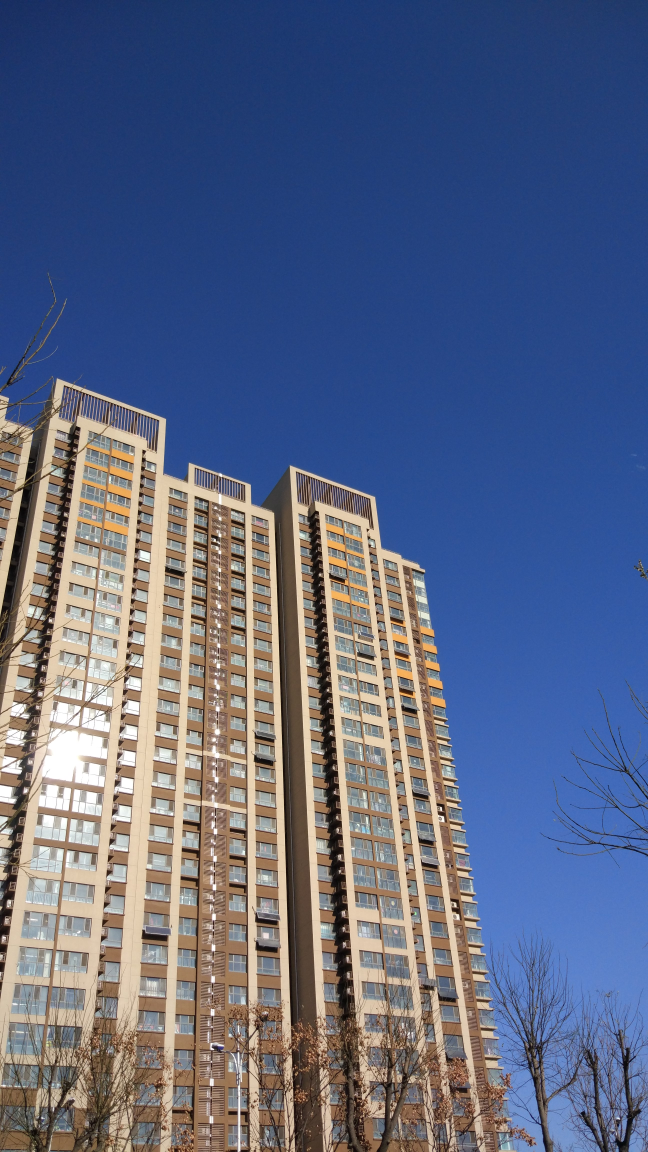
//> input picture building.jpg, 2592 x 4608 px (shown at 1/4 size)
$ ./Exercises_9_1-2-10-11-12-15-16 building.jpg   (built with g++ and OpenCV 4)
//> lines starting //> are read from the running program, lines starting //| are printed output that depends on the picture; after the words box and inside, x2 and y2 are one past the last pixel; in counts of white or black regions, pixels touching at a corner belong together
//Exercises_9_1-2-10-11-12-15-16.cpp Exercises at end of Chapter 8
#include <opencv2/opencv.hpp>
#include <iostream>

using namespace cv;
using namespace std;


void help(const char **argv) {
	cout << "\n\n"
		<< "This program solves the Exercise 1、2、10、11、12、15 and 16 at the end of Chapter 9 \n"
		<< "Call:\n"
		<< argv[0] << " <path/image_name>\n\n"
		<< "For example: ./" << argv[0] << " ../lena.jpg\n"
		<< endl;
}

int main( int argc, const char** argv )
{
	help(argv);
	if(argc < 2) {
		cout << "\nERROR: You had too few parameters.\n" << endl;
		return -1;
	}
	Mat src ;
	Mat gray;
	Mat mask;
	Mat temp;
	Mat temp2;
	/************************************************************************/
	/* 1.  Load an image with interesting textures. Smooth the image in several ways using
	cv::smooth() with smoothtype=cv::GAUSSIAN.
	a.  Use a symmetric 3 × 3, 5 × 5, 9 × 9, and 11 × 11 smoothing window size and
	display the results.
	b.  Are the output results nearly the same by smoothing the image twice with a
	5 × 5 Gaussian filter as when you smooth once with two 11 × 11 filters? Why
	or why not?                                                                     */
	/************************************************************************/
	src = imread(argv[1]);
//> src is the input picture: 4608 rows x 2592 cols, CV_8UC3; mean B, G, R 131.7, 102.8, 92.2
	if (src.empty())
	{
		cout << "\nERROR: parameters is not a image name.\n" << endl;
		return -1;
	}
	double minPixelValue, maxPixelValue;
	//a
	Mat smooth33;Mat smooth55;Mat smooth99;Mat smooth111;
	GaussianBlur(src,smooth33,cv::Size(3,3),0);
	GaussianBlur(src,smooth55,cv::Size(5,5),0);
	GaussianBlur(src,smooth99,cv::Size(9,9),0);
	GaussianBlur(src,smooth111,cv::Size(11,11),0);
	//b
	GaussianBlur(smooth55,smooth55,cv::Size(5,5),0);
	temp = smooth55 - smooth111;
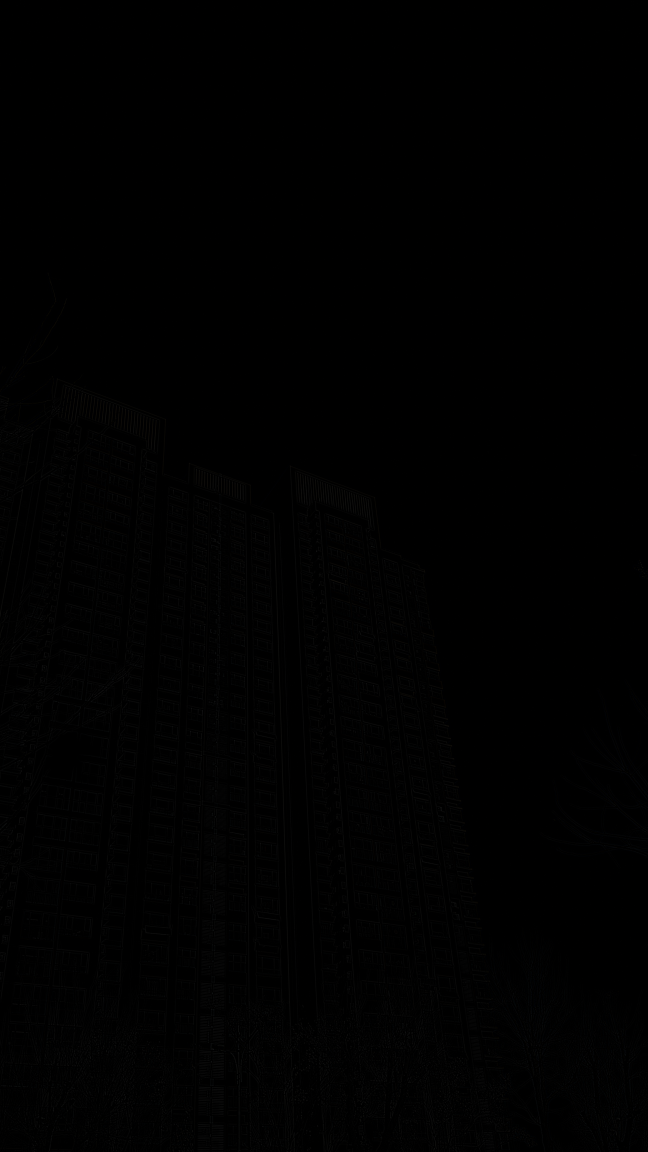
//> temp: 4608 rows x 2592 cols, CV_8UC3 (shown at 1/4 size); mean B, G, R 0.8, 0.8, 0.8
	cv::minMaxIdx(temp, &minPixelValue, &maxPixelValue);
//> minPixelValue = 0; maxPixelValue = 32
	// maxPixelVaule  = 19 ,the result is " 5 × 5 Gaussian filter twice" is much like "11 × 11 filters"

	/************************************************************************/
	/* 2.  Create a 100 × 100 single-channel image. Set all pixels to 0. Finally, set the center
	pixel equal to 255.
	a.  Smooth this image with a 5 × 5 Gaussian filter and display the results. What
	did you find?
	b.  Do this again but with a 9 × 9 Gaussian filter.
	c.  What does it look like if you start over and smooth the image twice with the 5
	× 5 filter? Compare this with the 9 × 9 results. Are they nearly the same? Why
	or why not?
	*/
	/************************************************************************/
	Mat singleChanel100 = Mat(100,100,CV_8U,Scalar(0));
	singleChanel100.at<uchar>(50,50) = 255;

	//a
	GaussianBlur(singleChanel100,temp,cv::Size(5,5),0);
//> temp: 100 rows x 100 cols, CV_8UC1
	imshow("5 × 5 Gaussian filter",temp);
	//b
	GaussianBlur(singleChanel100,temp,cv::Size(9,9),0);
//> temp: 100 rows x 100 cols, CV_8UC1; min 0, max 14, mean 0.0262
	imshow("9 × 9Gaussian filter",temp);
	//c
	GaussianBlur(singleChanel100,temp,cv::Size(5,5),0);
	GaussianBlur(temp,temp,cv::Size(5,5),0);
//> temp: 100 rows x 100 cols, CV_8UC1; min 0, max 19, mean 0.0251
	GaussianBlur(singleChanel100,temp2,cv::Size(9,9),0);
	absdiff(temp,temp2,temp2);
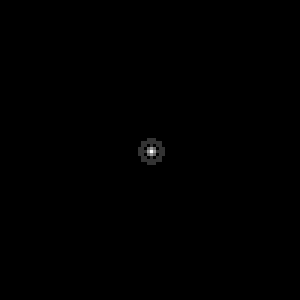
//> temp2: 100 rows x 100 cols, CV_8UC1 (shown 3 times larger); min 0, max 5, mean 0.0069; drawn with min black and max white
	cv::minMaxIdx(temp2, &minPixelValue, &maxPixelValue);
//> maxPixelValue = 5
	//maxPixelVaule = 5,the result are nearly the same
	/************************************************************************/
	/* 10.  Create  a  low-variance  random  image  (use  a  random  number  call  such  that  the
	numbers don’t differ by much more than three and most numbers are near zero).
	Load  the  image  into  a  drawing  program  such  as  PowerPoint,  and  then  draw  a
	wheel  of  lines  meeting  at  a  single  point.  Use  bilateral  filtering  on  the  resulting
	image and explain the results.                                                                     */
	/************************************************************************/
	Mat matLowVariance  = Mat(512,512,CV_8U,Scalar(0));
	RNG arng = cv::theRNG();
	arng.fill(matLowVariance,RNG::UNIFORM,0,30);
	//draw a wheel of lines meeting at the center
	line(matLowVariance,Point(256,256),Point(256,256-100),Scalar(255),1);
//> matLowVariance: 512 rows x 512 cols, CV_8UC1; min 0, max 255, mean 14.6
	line(matLowVariance,Point(256,256),Point(256+100,256+100),Scalar(255),1);
//> matLowVariance: 512 rows x 512 cols, CV_8UC1; min 0, max 255, mean 14.7
	line(matLowVariance,Point(256,256),Point(256+100,256),Scalar(255),1);
//> matLowVariance: 512 rows x 512 cols, CV_8UC1; min 0, max 255, mean 14.8
	line(matLowVariance,Point(256,256),Point(256+100,256-100),Scalar(255),1);
//> matLowVariance: 512 rows x 512 cols, CV_8UC1; min 0, max 255, mean 14.9
	line(matLowVariance,Point(256,256),Point(256,256+100),Scalar(255),1);
//> matLowVariance: 512 rows x 512 cols, CV_8UC1; min 0, max 255, mean 15
	line(matLowVariance,Point(256,256),Point(256-100,256-100),Scalar(255),1);
//> matLowVariance: 512 rows x 512 cols, CV_8UC1; min 0, max 255, mean 15.1
	line(matLowVariance,Point(256,256),Point(256-100,256),Scalar(255),1);
//> matLowVariance: 512 rows x 512 cols, CV_8UC1; min 0, max 255, mean 15.1
	line(matLowVariance,Point(256,256),Point(256-100,256+100),Scalar(255),1);
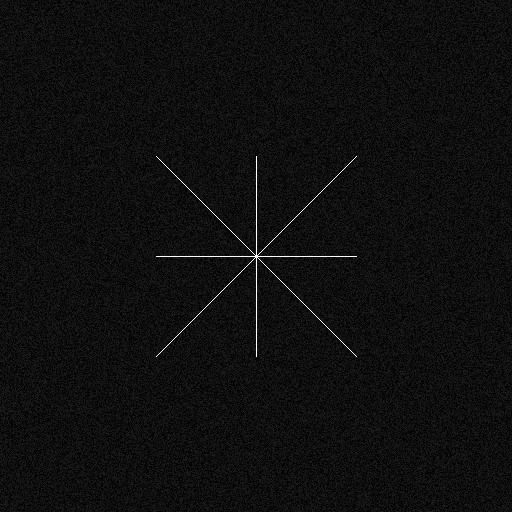
//> matLowVariance: 512 rows x 512 cols, CV_8UC1; min 0, max 255, mean 15.2
	imshow("a wheel  of  lines  meeting  at  a  single  point",matLowVariance);
	bilateralFilter(matLowVariance,temp,5,10.0,2.0);
//> temp: 512 rows x 512 cols, CV_8UC1
	imshow("bilateralFilter",temp);
	/************************************************************************/
	/* 11.  Load an image of a scene and convert it to grayscale.
	a.  Run  the  morphological  Top  Hat  operation  on  your  image  and  display  theresults.
	b.  Convert the resulting image into an 8-bit mask.
	c.  Copy a grayscale value into the original image where the Top Hat mask (from
	Part b of this exercise) is nonzero. Display the results.                                                                     */
	/************************************************************************/
	cvtColor(src,gray,COLOR_BGR2GRAY);
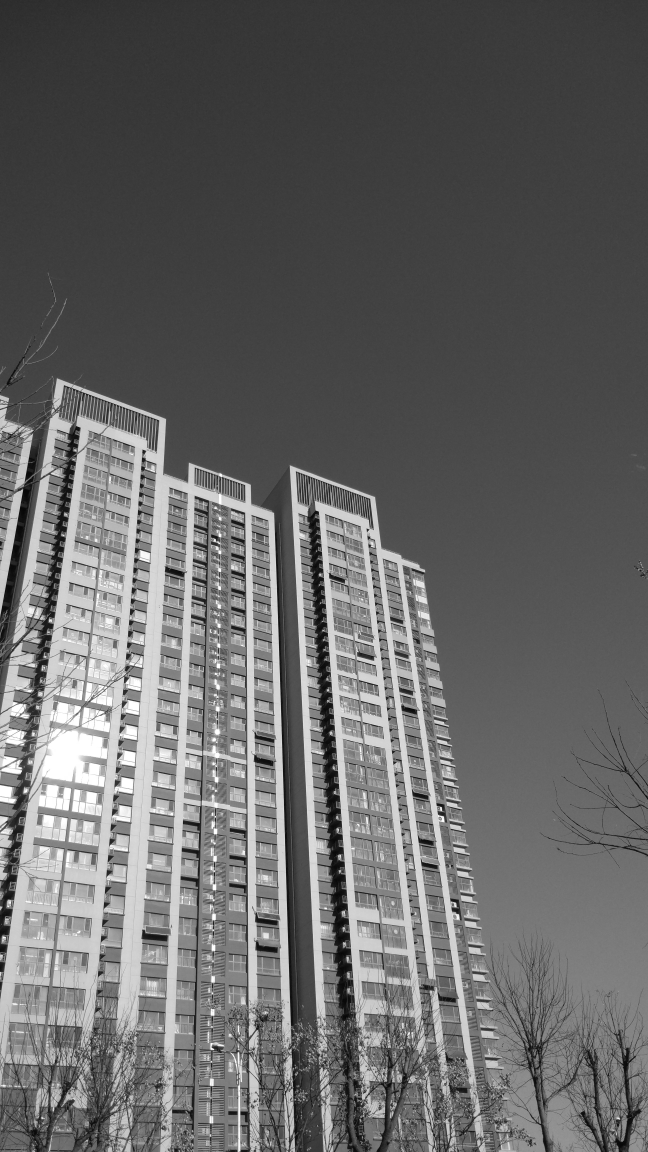
//> gray: 4608 rows x 2592 cols, CV_8UC1 (shown at 1/4 size); min 0, max 255, mean 102.9
	//a
	morphologyEx(gray,temp,cv::MORPH_TOPHAT,Mat());
//> temp: 4608 rows x 2592 cols, CV_8UC1
	imshow(" morphological  Top  Hat",temp);
	//b
	temp.convertTo(mask,CV_8UC1);
	//c
	cvtColor(gray,gray,COLOR_GRAY2BGR);
//> gray: 4608 rows x 2592 cols, CV_8UC3
	gray.copyTo(src,mask);
	imshow("execrise 11 result",src);
	/************************************************************************/
	/* 12.  Load an image with many details.
	a.  Use resize() to reduce the image by a factor of 2 in each dimension (hence
	the image will be reduced by a factor of 4). Do this three times and display the
	results.
	b.  Now take the original image and use cv::pyrDown() to reduce it three times,
	and then display the results.
	c.  How are the two results different? Why are the approaches different?
	*/
	/************************************************************************/
	//a
	Mat matResize;
	resize(src,matResize,cv::Size(0,0),0.5,0.5);
	resize(matResize,matResize,cv::Size(0,0),0.5,0.5);
//> matResize: 1152 rows x 648 cols, CV_8UC3
	resize(matResize,matResize,cv::Size(0,0),0.5,0.5);
//> matResize: 576 rows x 324 cols, CV_8UC3
	imshow("resize 3 times",matResize);
	//b
	Mat	matPyrDown;
	pyrDown(src,matPyrDown);
	pyrDown(matPyrDown,matPyrDown);
//> matPyrDown: 1152 rows x 648 cols, CV_8UC3
	pyrDown(matPyrDown,matPyrDown);
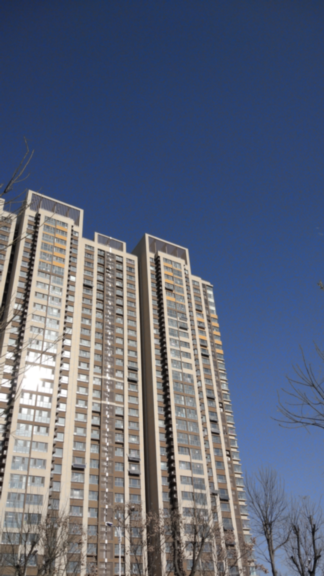
//> matPyrDown: 576 rows x 324 cols, CV_8UC3; mean B, G, R 123, 103, 95.1
	imshow("pyrDown 3 times",matPyrDown);
	//c
	absdiff(matResize,matPyrDown,temp);
//> temp: 576 rows x 324 cols, CV_8UC3
	imshow("two results of resize and pyDown diff",temp);
	/************************************************************************/
	/* 15.  Use  cv::filter2D()  to  create  a  filter  that  detects  only  60-degree  lines  in  an
	image. Display the results on a sufficiently interesting image scene.                                                                     */
	/************************************************************************/
	Mat matWithLines = Mat(512,512,CV_8UC1,Scalar(0));
	// create 9 lines
	for (int i=0;i<9;i++)
	{
		line(matWithLines,Point(arng.uniform(0,512),arng.uniform(0,521)),Point(arng.uniform(0,512),arng.uniform(0,521)),Scalar(255),1);
	}
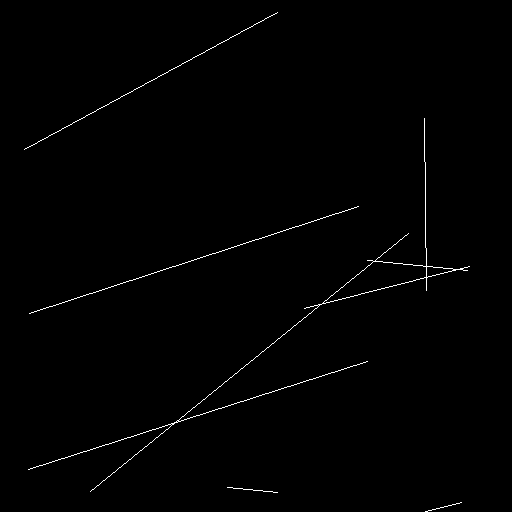
//> matWithLines: 512 rows x 512 cols, CV_8UC1; 0.67% white in thin lines or dots, all inside (x1, y1, x2, y2) = (24, 12, 470, 512)
	//45 degree line
	line(matWithLines,Point(0,512),Point(512,0),Scalar(255),1);
//> matWithLines: 512 rows x 512 cols, CV_8UC1; 0.87% white in thin lines or dots
	matWithLines.convertTo(matWithLines,CV_32FC1,1.0/255);
	// detects  only  45-degree lines
	Mat matKernel = Mat(3,3,CV_32FC1,Scalar(0));
    matKernel.at<float>(0,0) =  0 ;
	matKernel.at<float>(0,1) =  0 ;
	matKernel.at<float>(0,2) =  1.0/3 ;
	matKernel.at<float>(1,0) =  0 ;
	matKernel.at<float>(1,1) =  1.0/3 ;
	matKernel.at<float>(1,2) =  0 ;
	matKernel.at<float>(2,0) =  1.0/3 ;
	matKernel.at<float>(2,1) = 0;
	matKernel.at<float>(2,2) = 0;
	filter2D(matWithLines,temp,CV_32FC1,matKernel);
//> temp: 512 rows x 512 cols, CV_32FC1
	threshold(temp,temp,0.99,1,cv::THRESH_BINARY);
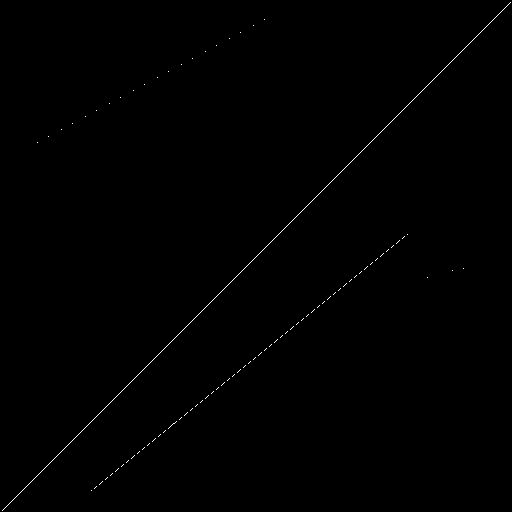
//> temp: 512 rows x 512 cols, CV_32FC1; values 0 (black) and 1 (white), 0.28% white in thin lines or dots
	/************************************************************************/
	/* 16.  Separable kernels: create a 3 × 3 Gaussian kernel using rows [(1/16, 2/16, 1/16),
	(2/16, 4/16, 2/16), (1/16, 2/16, 1/16)] and with anchor point in the middle.
	a.  Run this kernel on an image and display the results.
	b.  Now  create  two  one-dimensional  kernels  with  anchors  in  the  center:  one
	going  “across”  (1/4,  2/4,  1/4),  and  one  going  down  (1/4,  2/4,  1/4).  Load  the
	same  original  image  and  use  cv::filter2D()  to  convolve  the  image  twice,
	once with the first 1D kernel and once with the second 1D kernel. Describe
	the results.
	c.  Describe  the  order  of  complexity  (number  of  operations)  for  the  kernel  in
	part a and for the kernels in part b. The difference is the advantage of being
	able  to  use  separable  kernels  and  the  entire  Gaussian  class  of  filters—or  any
	linearly  decomposable  filter  that  is  separable,  since  convolution  is  a  linear
	operation.                                                                     */
	/************************************************************************/
	Mat matGaussianKernel = Mat(3,3,CV_32FC1,Scalar(0));
	matGaussianKernel.at<float>(0,0) = 1.0/16;
	matGaussianKernel.at<float>(0,1) = 2.0/16;
	matGaussianKernel.at<float>(0,2) = 1.0/16;
	matGaussianKernel.at<float>(1,0) = 2.0/16;
	matGaussianKernel.at<float>(1,1) = 4.0/16;
	matGaussianKernel.at<float>(1,2) = 2.0/16;
	matGaussianKernel.at<float>(2,0) = 1.0/16;
	matGaussianKernel.at<float>(2,1) = 2.0/16;
	matGaussianKernel.at<float>(2,2) = 1.0/16;
	//a
	src.convertTo(temp,CV_32F,1.0/255);
	filter2D(temp,temp,CV_32F,matGaussianKernel);
	imshow("a 3 × 3 Gaussian kernel",temp);
	//b
	Mat matKernel1 = Mat(1,3,CV_32FC1,Scalar(0));
	Mat matKernel2 = Mat(3,1,CV_32FC1,Scalar(0));
	matKernel1.at<float>(0,0) = 1.0/4;
	matKernel1.at<float>(0,1) = 2.0/4;
	matKernel1.at<float>(0,2) = 1.0/4;
	matKernel2.at<float>(0,0) = 1.0/4;
	matKernel2.at<float>(1,0) = 2.0/4;
	matKernel2.at<float>(2,0) = 1.0/4;
	filter2D(temp,temp2,CV_32F,matKernel1);
	filter2D(temp2,temp2,CV_32F,matKernel2);
	absdiff(temp,temp2,temp2);
	//temp and temp2 is just the same mat,maxPixelValue is very small,nearly ZERO
	cv::minMaxIdx(temp2, &minPixelValue, &maxPixelValue);
//> maxPixelValue = 0.134
	//c the order is no matter
	waitKey();
	return 0;
}
